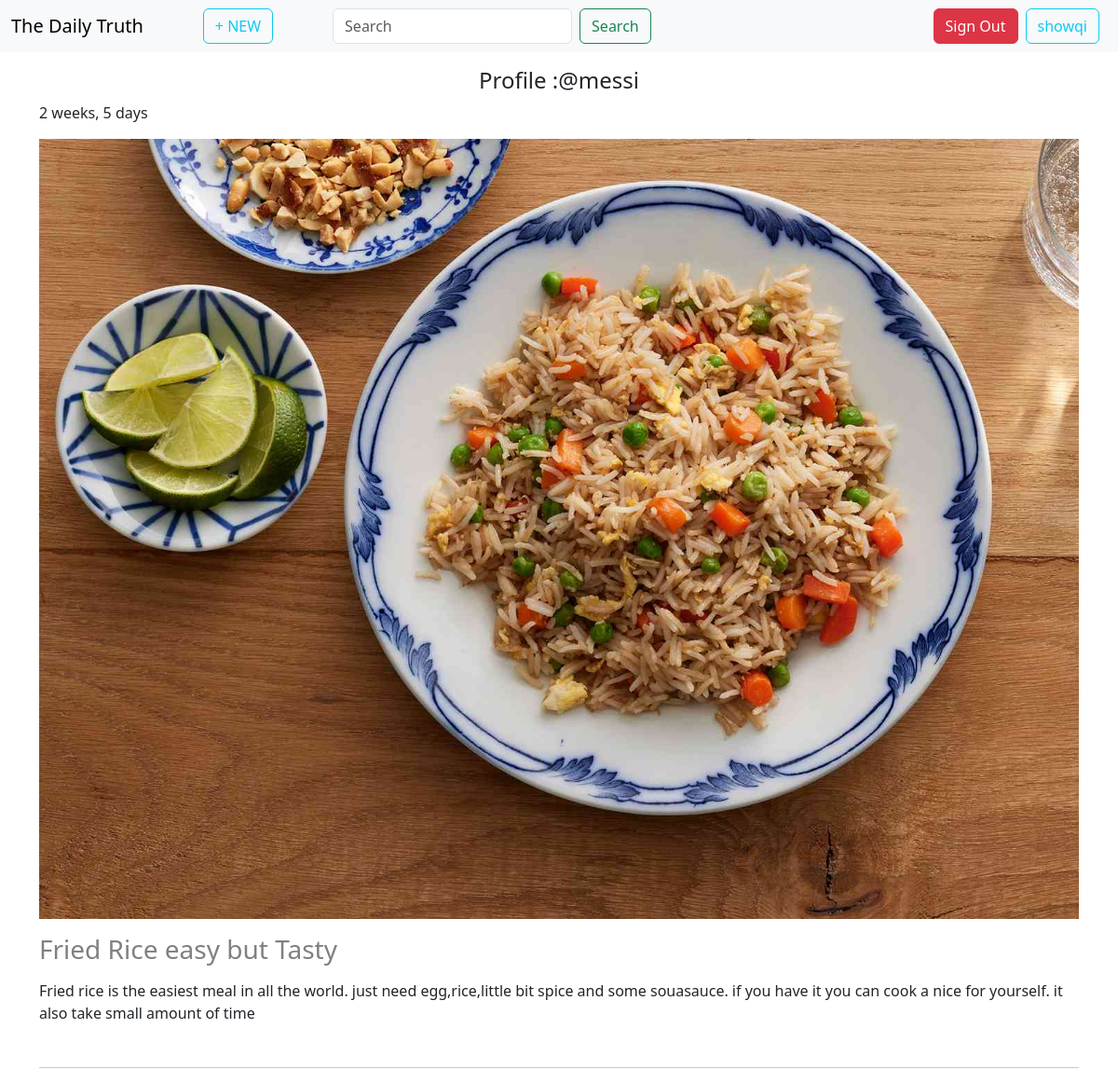
The app's page /profile/@messi (signed in) with its own data.
### base/models.py (models this page shows, shortened)
class BlogPost(models.Model):
    SUBJECT_CHOICES = [
        ('POLITICAL', 'Political'),
        ('ENTERTAINMENT', 'Entertainment'),
        ('ECONOMICS', 'Economics'),
        ('EDUCATION', 'Education'),
        ('SCIENCE', 'Science'),
        ('SPORTS', 'Sports'),
        ('INTERNATIONAL', 'International'),
        ('COOKING', 'Cooking'),
        ('WEATHER', 'Weather'),
        ('TECH', 'Tech'),
    ]
    user = models.ForeignKey(User, on_delete=models.CASCADE)
    photo=models.ImageField(upload_to='images',null=True,blank=True)
    title = models.CharField(max_length=200)
    subject = models.CharField(choices=SUBJECT_CHOICES, max_length=100)
    content = models.TextField(max_length=1000)
    created_at = models.DateTimeField(auto_now_add=True)
    class Meta:
        ordering = ['-created_at']

### base/views.py (the view)
# urls.py: path('profile/<str:username>',UserProfile.as_view(),name='profile'),
class UserProfile(LoginRequiredMixin,ListView):
    model=BlogPost
    template_name="userProfile.html"
    context_object_name='posts'
    login_url=reverse_lazy('login')
    def get_queryset(self):
        user=get_object_or_404(User,username=self.kwargs['username'])
        post=BlogPost.objects.filter(user=user)
        return post
    def get_context_data(self, **kwargs):
        context = super().get_context_data(**kwargs)
        context['user_p'] = self.kwargs['username']
        return context
    login_url=reverse_lazy('login')

### base/template/base/userProfile.html (shortened to what this page needs)
{% extends "layout.html" %}
{% block content %}
<div class="container">
    <div><h4 class="text-center">Profile :{{user_p}}</h4></div>
    {% for post in posts  %}
    <div class="p1">
        <div class="post-header mb-2">
            <div>{{post.created_at | timesince}}</div>
        </div>
        <div class="img-body mt-2">
            <img src="{{post.photo.url}}" alt="image" style="width:100%;" class="img-fluid">
        </div>
        <div class="title mt-3">
            <h3 style="color:gray">{{post.title}}</h3>
        </div>
        <div class="content mt-2">
            <p>{{post.content}}</p>
        </div>
        <div class="btn">
        </div>
        <hr>
    </div>
    {% endfor %}
</div>
{% endblock %}

### template/navbar.html (shortened to what this page needs)
<nav class="navbar navbar-expand-lg bg-body-tertiary mb-3">
    <div class="container-fluid">
      <a class="navbar-brand" href="{% url 'home'%}">The Daily Truth</a>
      <div class="collapse navbar-collapse" id="navbarSupportedContent">
        <ul class="navbar-nav me-auto mb-2 mb-lg-0">
          <li class="nav-item mx-5">
            <a class="btn btn-outline-info" aria-current="page" href="{% url 'create_post'%}">+ NEW</a>
          </li>
          <form class="d-flex mx-3" role="search">
            <input class="form-control me-2" name="q" type="search" placeholder="Search" aria-label="Search">
            <button class="btn btn-outline-success" type="submit">Search</button>
          </form>
        </ul>
        {% if user.is_authenticated %}
          <a href="{% url 'logout'%}" class="btn btn-danger">Sign Out</a>
          <a href="{% url 'profile' user.username%}" class="btn btn-outline-info mx-2">{{user.username}}</a>
        {% else %}
          <a href="{% url 'signup'%}" class="btn btn-primary mx-2">Sign Up</a>
          <a href="{% url 'login'%}" class="btn btn-success mx-2">Sign In</a>
        {% endif %}
      </div>
    </div>
  </nav>

### base/template/base/userProfile.html (style rules this page uses)
.p1 { display:grid; width: 100%; }
.btn { place-self:center; }

### records on screen
BlogPost: created_at "2 weeks, 5 days", photo (picture), title "Fried Rice easy but Tasty", content "Fried rice is the easiest meal in all the world. just need egg,rice,little bit spice and some souasauce. if you have it you can cook a nice for yourself. it also take small amount of time"

### other values on screen
{{ user.username }} "showqi"
{{ user_p }} "@messi"
